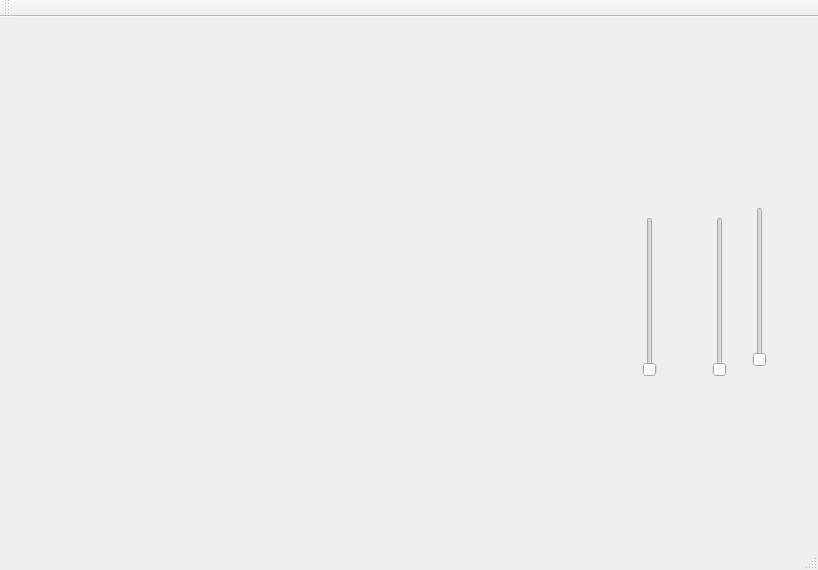
<?xml version="1.0" encoding="UTF-8"?>
<ui version="4.0">
 <class>MainWindow</class>
 <widget class="QMainWindow" name="MainWindow">
  <property name="geometry">
   <rect>
    <x>0</x>
    <y>0</y>
    <width>818</width>
    <height>570</height>
   </rect>
  </property>
  <property name="windowTitle">
   <string>MainWindow</string>
  </property>
  <widget class="QWidget" name="centralWidget">
   <widget class="miWidget" name="widget" native="true">
    <property name="geometry">
     <rect>
      <x>10</x>
      <y>10</y>
      <width>500</width>
      <height>500</height>
     </rect>
    </property>
   </widget>
   <widget class="QSlider" name="verticalSlider">
    <property name="geometry">
     <rect>
      <x>640</x>
      <y>200</y>
      <width>19</width>
      <height>160</height>
     </rect>
    </property>
    <property name="maximum">
     <number>360</number>
    </property>
    <property name="orientation">
     <enum>Qt::Orientation::Vertical</enum>
    </property>
   </widget>
   <widget class="QSlider" name="verticalSlider_2">
    <property name="geometry">
     <rect>
      <x>710</x>
      <y>200</y>
      <width>19</width>
      <height>160</height>
     </rect>
    </property>
    <property name="maximum">
     <number>360</number>
    </property>
    <property name="orientation">
     <enum>Qt::Orientation::Vertical</enum>
    </property>
   </widget>
   <widget class="QSlider" name="verticalSlider_3">
    <property name="geometry">
     <rect>
      <x>750</x>
      <y>190</y>
      <width>19</width>
      <height>160</height>
     </rect>
    </property>
    <property name="orientation">
     <enum>Qt::Orientation::Vertical</enum>
    </property>
   </widget>
  </widget>
  <widget class="QMenuBar" name="menuBar">
   <property name="geometry">
    <rect>
     <x>0</x>
     <y>0</y>
     <width>818</width>
     <height>26</height>
    </rect>
   </property>
  </widget>
  <widget class="QToolBar" name="mainToolBar">
   <attribute name="toolBarArea">
    <enum>TopToolBarArea</enum>
   </attribute>
   <attribute name="toolBarBreak">
    <bool>false</bool>
   </attribute>
  </widget>
  <widget class="QStatusBar" name="statusBar"/>
 </widget>
 <layoutdefault spacing="6" margin="11"/>
 <customwidgets>
  <customwidget>
   <class>miWidget</class>
   <extends>QWidget</extends>
   <header location="global">miwidget.h</header>
   <container>1</container>
  </customwidget>
 </customwidgets>
 <resources/>
 <connections/>
</ui>
